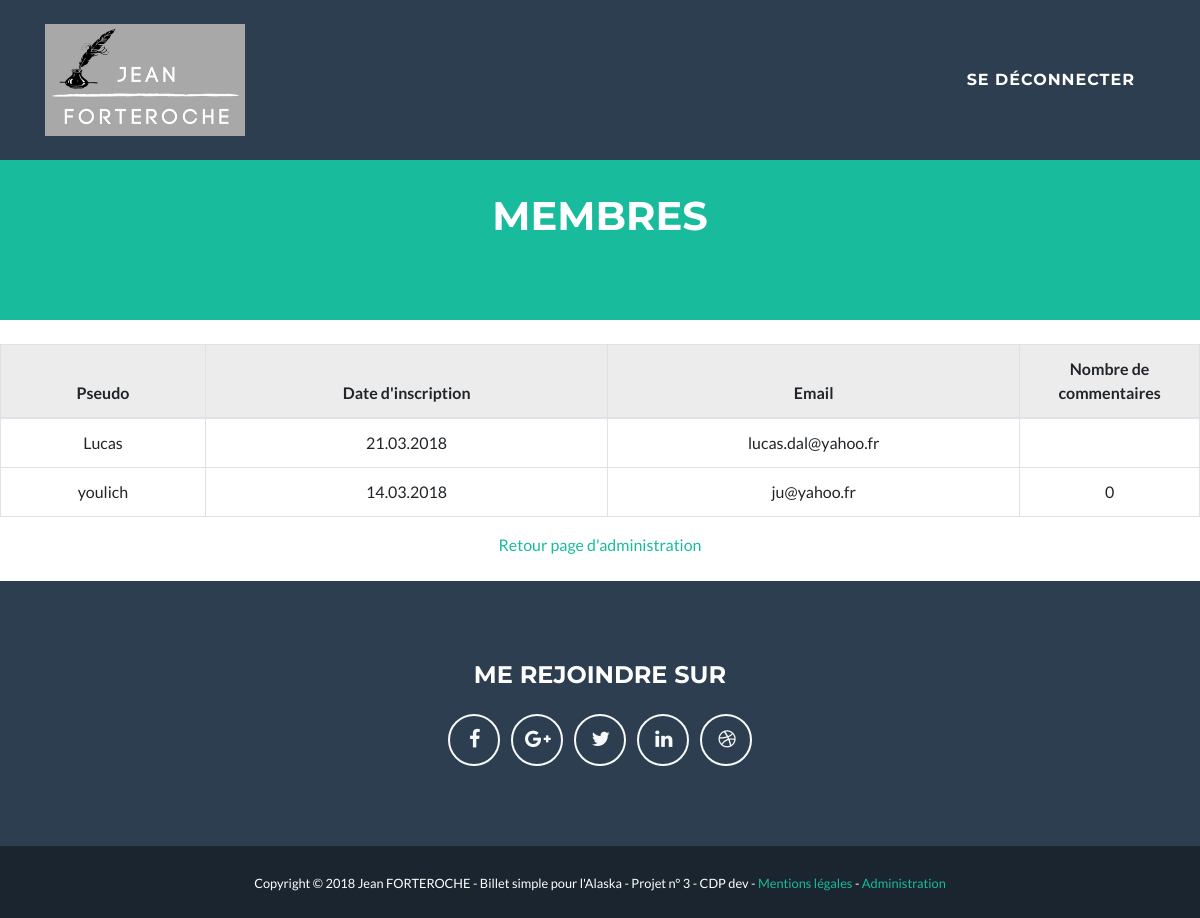
The app's page /index.php?action=listmembres (signed in), older data.
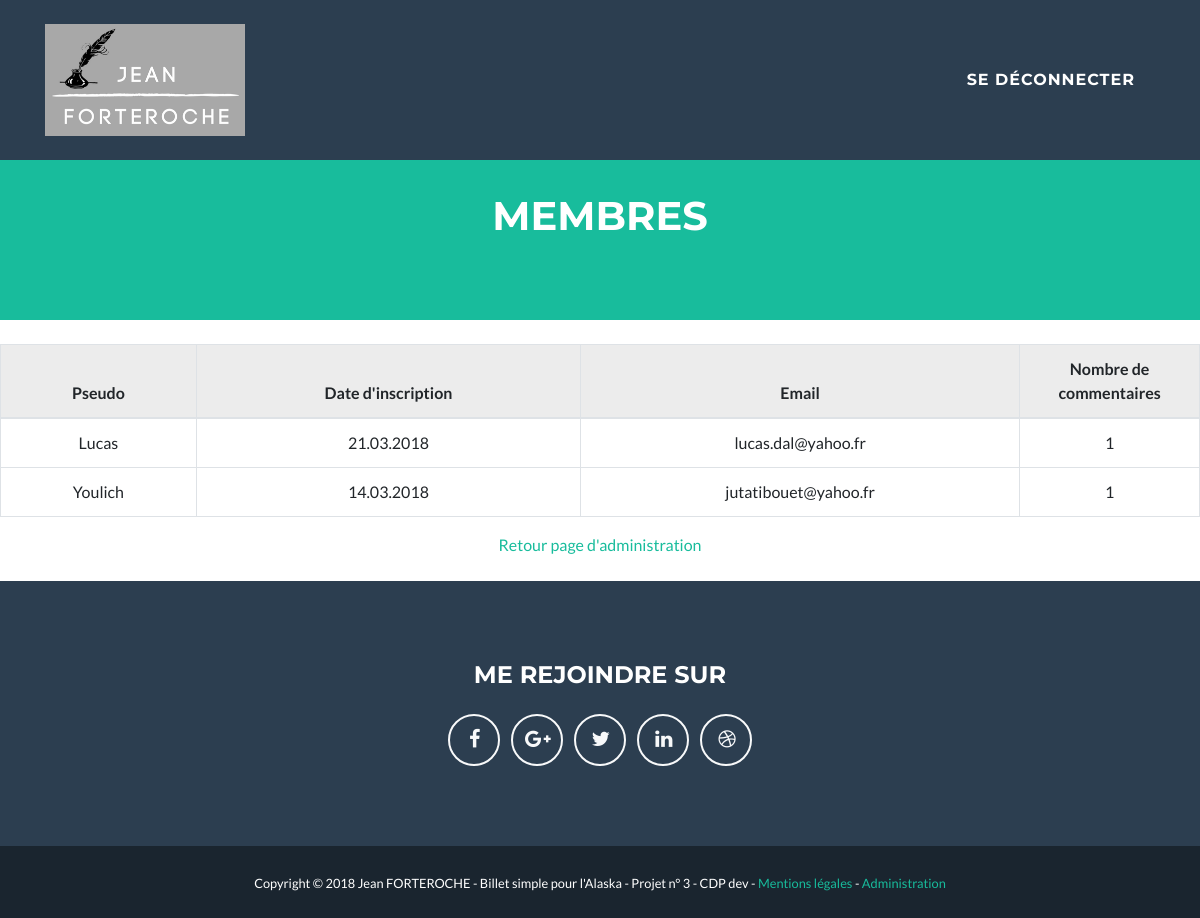
The same page, newer data.
### tables this page shows
CREATE TABLE IF NOT EXISTS `membres` (
  `id` int(11) NOT NULL AUTO_INCREMENT,
  `pseudo` varchar(255) NOT NULL,
  `pass` text NOT NULL,
  `email` varchar(255) NOT NULL,
  `dateInscription` date NOT NULL,
  `nbcomms` int(11) DEFAULT NULL,
  PRIMARY KEY (`id`)
);

### controler/Backend.php (called while the page is built, shortened)
<?php
require_once('Autoload.php');
Class Backend
{
    public function listMembres()
    {
        $membreManager = new MembreManager();
        $membres = $membreManager->getMembres();
        require('view/backend/listMembresView.php');
    }
}

### index.php (called while the page is built, shortened)
<?php
require_once("controler/Autoload.php");
$router = new \router\Router();
$router->diriger();

### model/MembreManager.php (called while the page is built, shortened)
<?php
class MembreManager extends DbConnect
{
    public function getMembres() {
        $membres = array();
        $db = $this->dbConnect();
        $req = $db->query('SELECT * FROM membres ORDER BY pseudo');
        while ($data = $req->fetch()) {
            $membre = new Membres();
            $membre->hydrate($data);
            $membres[] = $membre;
        }
        return $membres;
    }
}

### controler/Autoload.php (called while the page is built, shortened)
<?php
class Autoload
{
    static function chargerClass($class)
    {
        $file = str_replace('\\','/',$class);
        $file = ltrim($file,'/');
    }
}

### entity/Membres.php (called while the page is built, shortened)
<?php
class Membres
{
    private $pseudo;
    private $email;
    private $dateInscription;
    private $nbcomms;
    public function hydrate(array $donnees)
    {
        foreach ($donnees as $key => $value)
        {
            $method = 'set'.ucfirst($key);
        }
    }
    public function getNbcomms()
    {
        return $this->nbcomms;
    }
    public function setNbcomms ($nbcomms)
    {
        $this->nbcomms = $nbcomms;
    }
    public function getPseudo()
    {
        return $this->pseudo;
    }
    public function setPseudo ($pseudo)
    {
        $this->pseudo = $pseudo;
    }
    public function getEmail ()
    {
        return $this->email;
    }
    public function setEmail ($email)
    {
        $this->email = $email;
    }
    public function getDateInscription()
    {
        return $this->dateInscription;
    }
    public function setDateInscription ($dateInscription)
    {
        $this->dateInscription = $dateInscription;
    }
}

### view/backend/listMembresView.php (the view, shortened to what this page needs)
<!DOCTYPE html>
<html lang="fr">
<?php require('HeaderAdmin.php');?>
<header class="bg-primary text-white">
    <div class="container text-center">
        <h1>Membres</h1>
    </div>
</header>
<body class="top">
<br/>
<table class="table table-bordered text-center">
    <thead class="thead table-active">
    <tr>
        <th scope="col">Pseudo</th>
        <th scope="col">Date d'inscription</th>
        <th scope="col">Email</th>
        <th width="15%" scope="col">Nombre de commentaires</th>
    </tr>
    </thead>
    <tbody>
<?php
foreach ($membres as $membre)
{
?>
    <tr>
            <td><?php echo $membre->getPseudo();?></td>
            <td><?php $date = date_create($membre->getDateInscription());
                echo date_format($date,'d.m.Y'); ?></td>
            <td><?php echo $membre->getEmail(); ?></td>
            <td> <?php echo $membre->getNbcomms(); ?></td>
    </tr>
    <?php
    }
    ?>
    </tbody>
</table>
<div align="center"> <a href="index.php?action=administration">Retour page d'administration</a> </div>
<br/>
<?php include('view/frontend/Footer.php');?>
</body>
</html>

Row changes from the older to the newer data that the page shows:
changed membres "Lucas": nbcomms (not shown) → "1"
changed membres: pseudo "youlich" → "Youlich"; email "ju@yahoo.fr" → "jutatibouet@yahoo.fr"; nbcomms "0" → "1"
